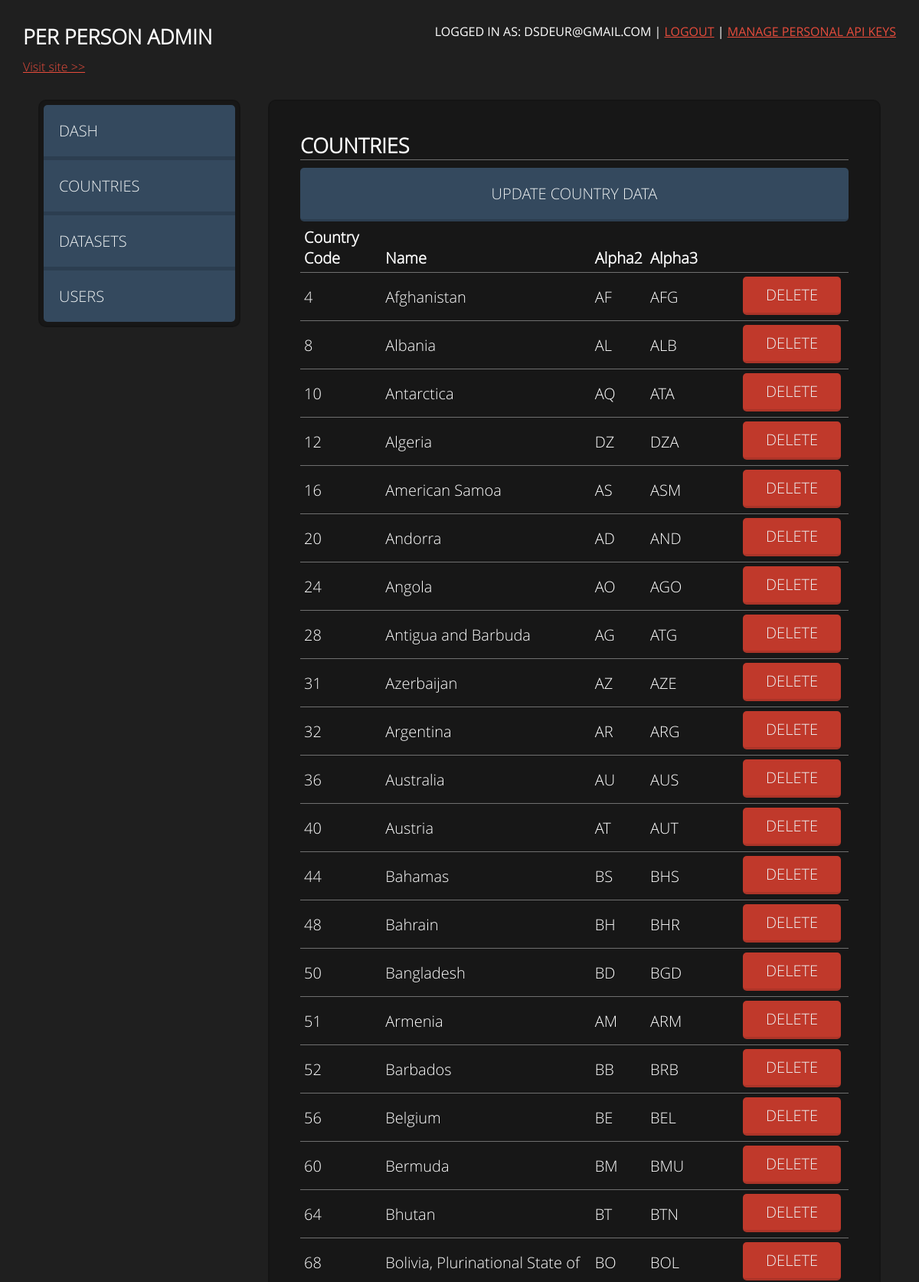
/admin/index.php?page=countries (signed in, upper part), run on the app's committed database.
### tables this page shows
CREATE TABLE IF NOT EXISTS `country` (
  `country_code` int(5) NOT NULL,
  `name` varchar(150) NOT NULL,
  `alpha_2` varchar(100) NOT NULL,
  `alpha_3` varchar(100) NOT NULL,
  PRIMARY KEY (`country_code`)
);

### inc/config.php (called while the page is built, shortened)
<?php
	$config = array(
		"db" => array(
			"dbname" => "perperson",
			"username" => "root",
			"password" => "",
			"host" => "localhost"
		)
	);
	require_once("database.php");
	$db = new Database();
?>

### inc/database.php (called while the page is built, shortened)
<?php
Class Database {
	private $mysqli = false;
	public function connect($config) {
		if(!$this->mysqli){
			$this->mysqli = new mysqli($config['db']['host'],
							   $config['db']['username'],
							   $config['db']['password'],
							   $config['db']['dbname']);
			if(mysqli_connect_error()) {
				echo mysqli_connect_error();
				return false;
			} else {
				return true;
			}
		} else {
			return true;
		}
	}
	function getFromDB($table, $extraQuery="", $extraParamType="", $extraPara=null){
		$query = "SELECT * FROM $table " . $extraQuery;
		$stmt = $this->mysqli->prepare ($query);
		if(!$stmt->execute())
		{
			return false;
		}
		else {
			$result = $stmt->get_result();
			$data = array();
			while($row = $result->fetch_array(MYSQLI_ASSOC)) {
				array_push($data, $row);
			}
			return $data;
		}
	}
}
?>

### admin/parts/countries.php (the view, shortened to what this page needs)
<?php
	$data = $db->getFromDB("country");
?>
	<section id="countries" class="dataSec">
		<div id="countrydata">
			<h1>Countries</h1>
			<button class="bttn big" id="showForm">Update country data</button>
			<table>
				<tr>
					<th>Country Code</th>
					<th>Name</th>
					<th>Alpha2</th>
					<th>Alpha3</th>
					<th></th>
				</tr>
			<?php
			foreach($data as $line): ?>
				<tr>
					<td><?php echo $line["country_code"] ?></td>
					<td><?php echo $line["name"] ?></td>
					<td><?php echo $line["alpha_2"] ?></td>
					<td><?php echo $line["alpha_3"] ?></td>
					<td><button class="bttn red delete">Delete</button></td>
				</tr>
			<?php endforeach; ?>
		</table>
		</div>
	</section>

### admin/css/style.css (style rules this page uses)
html, body, body div, span, object, iframe, h1, h2, h3, h4, h5, h6, p, blockquote, pre, abbr, address, cite, code, del, dfn, em, img, ins, kbd, q, samp, small, strong, sub, sup, var, b, i, dl, dt, dd, ol, ul, li, fieldset, form, label, legend, table, caption, tbody, tfoot, thead, tr, th, td, article, aside, figure, footer, header, hgroup, menu, nav, section, time, mark, audio, video, details, summary { margin: 0; padding: 0; border: 0; font-size: 62.5%; vertical-align: baseline; background: transparent; }
article, aside, figure, footer, header, hgroup, nav, section, details, summary { display: block; }
html { overflow-y: scroll; }
table { border-collapse: collapse; border-spacing: 0; }
th { font-weight: bold; vertical-align: bottom; }
td { font-weight: normal; vertical-align: top; }
table { font-size: inherit; font: 100%; }
td, td img { vertical-align: top; }
.clickable, label, input[type=button], input[type=submit], input[type=file], button { cursor: pointer; }
button, input, select, textarea { margin: 0; }
button { width: auto; overflow: visible; }
body { font-family: 'open_sanslight', Arial, Helvetica, sans-serif; color: #fff; background-color: #1f1f1f; -webkit-background-size: cover; -moz-background-size: cover; -o-background-size: cover; background-size: cover; padding-bottom: 130px; }
h1 { margin-bottom: 10px; text-transform: uppercase; font-family: 'open_sanslight', Arial, Helvetica, sans-serif; font-size: 27px; font-size: 2.7rem; font-weight: bold; }
div, span { font-size: 36px; font-size: 3.6rem; }
section, header, footer, input, select, textarea, label { font-size: 16px; font-size: 1.6rem; font-family: 'open_sanslight', Arial, Helvetica, sans-serif; }
.bttn, input[type=submit] { background: #34495E; color: #ECF0F1; display: inline-block; margin-top: 20px; padding: 10px 30px 10px 30px; font-family: 'open_sanslight', Arial, Helvetica, sans-serif; font-size: 20px; font-size: 2rem; text-transform: uppercase; border: none; text-decoration: none; border-radius: 5px; text-align: center; border-bottom: 3px solid #2C3E50; transition: background-color 0.1s ease; }
.bttn.big, input[type=submit].big { padding: 20px 30px; width: 100%; }
.bttn.red, input[type=submit].red { background: #c0392b; border-bottom: 3px solid #ab3428; }
section, aside { background: rgba(17, 17, 17, 0.5); opacity: 1.0; border-radius: 10px; padding: 40px; width: auto; border: 2px solid rgba(0, 0, 0, 0.1); width: 40%; font-size: 16px; font-size: 1.6rem; margin-bottom: 50px; }
.dataSec { width: auto; margin: 50px; margin-top: 0; margin-left: 350px; min-width: 700px; }
.dataSec h1 { display: block; border-bottom: 1px solid #6f6f6f; }
.dataSec table { width: 100%; }
.dataSec table tr { border-bottom: 1px solid #6f6f6f; padding-bottom: 5px; margin-bottom: 5px; }
.dataSec td, .dataSec th { text-align: left; padding: 5px; height: 50px; font-size: 20px; font-size: 2rem; }
.dataSec td .bttn, .dataSec div .bttn { margin: 0; margin-bottom: 2px; }
.dataSec td { vertical-align: middle; }
.dataSec td:nth-of-type(4) { width: 111px; }
.dataSec td:last-of-type { width: 138px; padding-right: 0; }

### data on the page
country: country_code "4", name "Afghanistan", alpha_2 "AF", alpha_3 "AFG"
country: country_code "8", name "Albania", alpha_2 "AL", alpha_3 "ALB"
country: country_code "10", name "Antarctica", alpha_2 "AQ", alpha_3 "ATA"
country: country_code "12", name "Algeria", alpha_2 "DZ", alpha_3 "DZA"
country: country_code "16", name "American Samoa", alpha_2 "AS", alpha_3 "ASM"
country: country_code "20", name "Andorra", alpha_2 "AD", alpha_3 "AND"
country: country_code "24", name "Angola", alpha_2 "AO", alpha_3 "AGO"
country: country_code "28", name "Antigua and Barbuda", alpha_2 "AG", alpha_3 "ATG"
country: country_code "31", name "Azerbaijan", alpha_2 "AZ", alpha_3 "AZE"
country: country_code "32", name "Argentina", alpha_2 "AR", alpha_3 "ARG"
country: country_code "36", name "Australia", alpha_2 "AU", alpha_3 "AUS"
country: country_code "40", name "Austria", alpha_2 "AT", alpha_3 "AUT"
country: country_code "44", name "Bahamas", alpha_2 "BS", alpha_3 "BHS"
country: country_code "48", name "Bahrain", alpha_2 "BH", alpha_3 "BHR"
country: country_code "50", name "Bangladesh", alpha_2 "BD", alpha_3 "BGD"
country: country_code "51", name "Armenia", alpha_2 "AM", alpha_3 "ARM"
country: country_code "52", name "Barbados", alpha_2 "BB", alpha_3 "BRB"
country: country_code "56", name "Belgium", alpha_2 "BE", alpha_3 "BEL"
country: country_code "60", name "Bermuda", alpha_2 "BM", alpha_3 "BMU"
country: country_code "64", name "Bhutan", alpha_2 "BT", alpha_3 "BTN"
country: country_code "68", name "Bolivia, Plurinational State of", alpha_2 "BO", alpha_3 "BOL"

### other printed values
$email "DSDEUR@GMAIL.COM"
